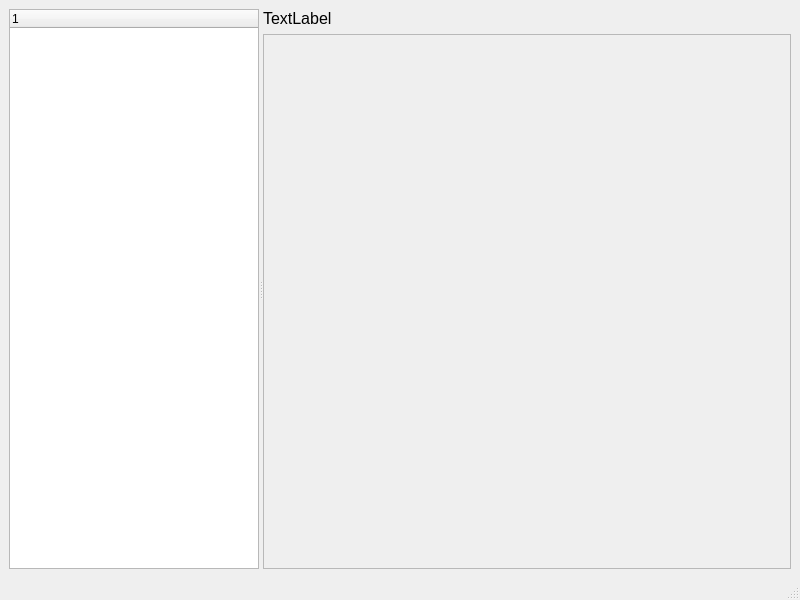
<?xml version="1.0" encoding="UTF-8"?>
<ui version="4.0">
 <class>DocWindow</class>
 <widget class="QMainWindow" name="DocWindow">
  <property name="geometry">
   <rect>
    <x>0</x>
    <y>0</y>
    <width>800</width>
    <height>600</height>
   </rect>
  </property>
  <property name="windowTitle">
   <string>Documentation</string>
  </property>
  <widget class="QWidget" name="centralwidget">
   <layout class="QVBoxLayout" name="verticalLayout_3">
    <item>
     <widget class="QSplitter" name="splitter">
      <property name="orientation">
       <enum>Qt::Orientation::Horizontal</enum>
      </property>
      <widget class="QTreeWidget" name="treeWidget">
       <property name="maximumSize">
        <size>
         <width>250</width>
         <height>16777215</height>
        </size>
       </property>
       <column>
        <property name="text">
         <string notr="true">1</string>
        </property>
       </column>
      </widget>
      <widget class="QWidget" name="verticalLayoutWidget_2">
       <layout class="QVBoxLayout" name="verticalLayout_2">
        <item>
         <widget class="QLabel" name="label">
          <property name="maximumSize">
           <size>
            <width>16777215</width>
            <height>50</height>
           </size>
          </property>
          <property name="font">
           <font>
            <pointsize>12</pointsize>
           </font>
          </property>
          <property name="text">
           <string>TextLabel</string>
          </property>
         </widget>
        </item>
        <item>
         <widget class="QScrollArea" name="scrollArea">
          <property name="widgetResizable">
           <bool>true</bool>
          </property>
          <widget class="QWidget" name="scrollAreaWidgetContents">
           <property name="geometry">
            <rect>
             <x>0</x>
             <y>0</y>
             <width>524</width>
             <height>508</height>
            </rect>
           </property>
           <layout class="QVBoxLayout" name="verticalLayout_4"/>
          </widget>
         </widget>
        </item>
       </layout>
      </widget>
     </widget>
    </item>
   </layout>
  </widget>
  <widget class="QMenuBar" name="menubar">
   <property name="geometry">
    <rect>
     <x>0</x>
     <y>0</y>
     <width>800</width>
     <height>21</height>
    </rect>
   </property>
  </widget>
  <widget class="QStatusBar" name="statusbar"/>
 </widget>
 <resources/>
 <connections/>
</ui>
